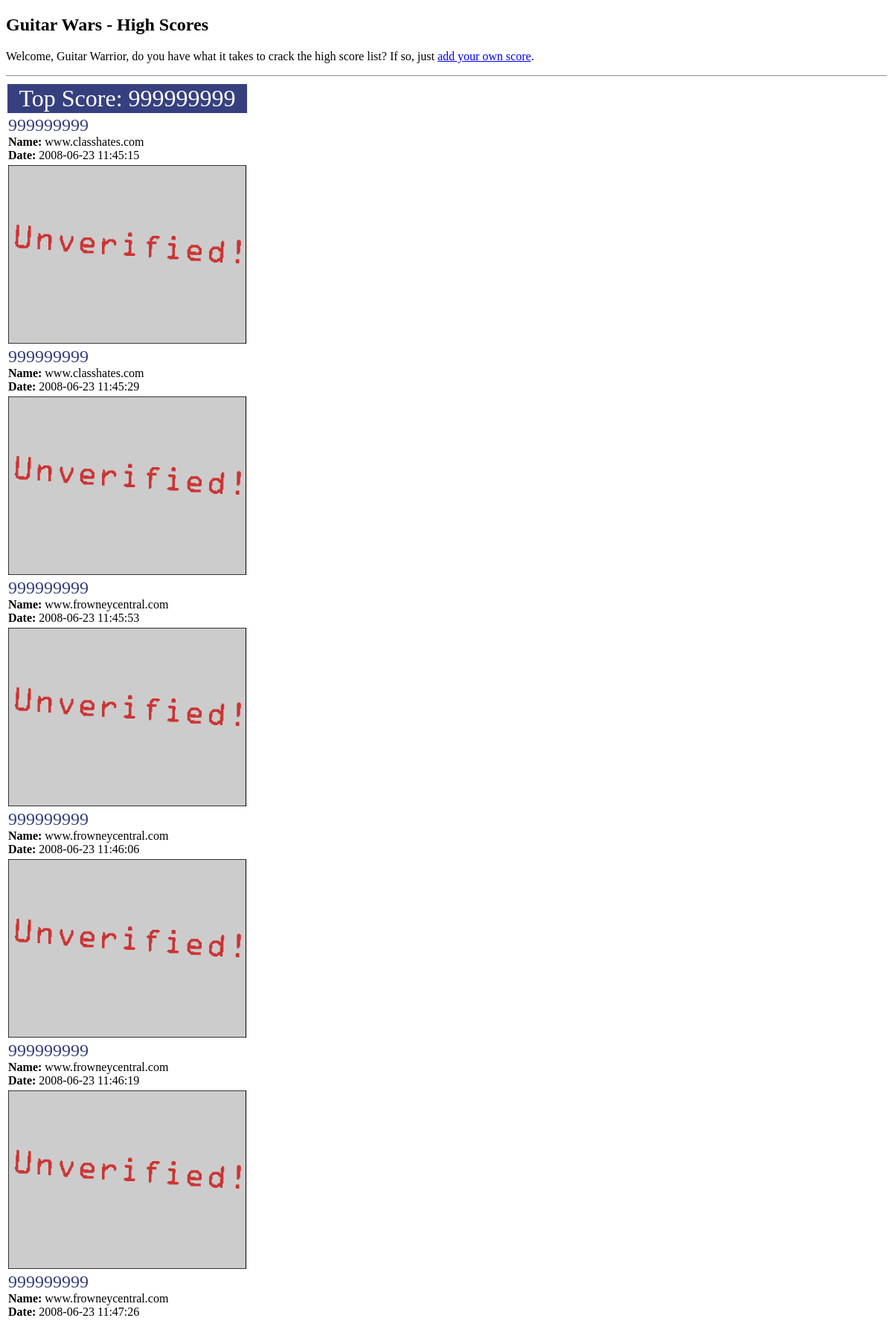
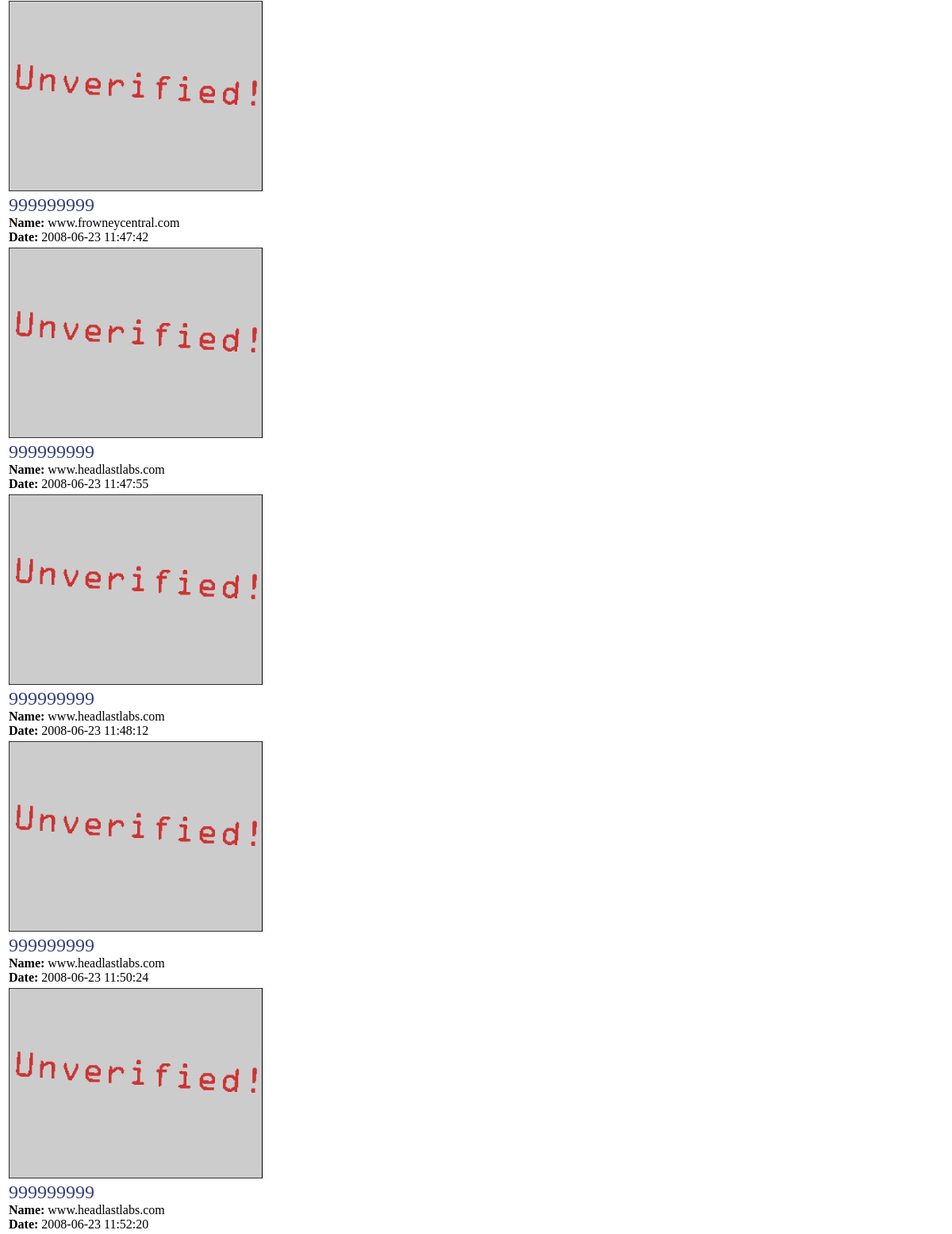
The page /week05/ch05/guitarwars/index.php (upper part) on the database its author committed (2 pictures, top to bottom).
### tables this page shows
CREATE TABLE `guitarwars` (
  `id` INT AUTO_INCREMENT,
  `date` TIMESTAMP DEFAULT CURRENT_TIMESTAMP,
  `name` VARCHAR(32),
  `score` INT,
  `screenshot` VARCHAR(64),
  `approved` TINYINT(1) DEFAULT 0,
  PRIMARY KEY (`id`),
  KEY `name` (`name`)
);

### week05/ch05/guitarwars/index.php (the view, shortened to what this page needs)
<!DOCTYPE html PUBLIC "-//W3C//DTD XHTML 1.0 Transitional//EN"
  "http://www.w3.org/TR/xhtml1/DTD/xhtml1-transitional.dtd">
<html xmlns="http://www.w3.org/1999/xhtml" xml:lang="en" lang="en">
<head>
  <link rel="stylesheet" type="text/css" href="style.css" />
</head>
<body>
  <h2>Guitar Wars - High Scores</h2>
  <p>Welcome, Guitar Warrior, do you have what it takes to crack the high score list? If so, just <a href="addscore.php">add your own score</a>.</p>
  <hr />
<?php
    $dbc = mysqli_connect(DB_HOST, DB_USER, DB_PASSWORD, DB_NAME);
    $query = "SELECT * FROM guitarwars ORDER BY score DESC, date ASC";
    $data = mysqli_query($dbc, $query);
    echo '<table>';
    $i = 0;
    while ($row = mysqli_fetch_array($data)) {
        if ($i == 0) {
            echo '<tr><td colspan ="2" class="topscoreheader">Top Score: ' .
                $row['score'] . '</td></tr>';
        }
        echo '<tr><td class="scoreinfo">';
        echo '<span class="score">' . $row['score'] . '</span><br />';
        echo '<strong>Name:</strong> ' . $row['name'] . '<br />';
        echo '<strong>Date:</strong> ' . $row['date'] . '</td></tr>';
        if (is_file(GW_UPLOADPATH . $row['screenshot']) && filesize(GW_UPLOADPATH . $row['screenshot']) > 0) {
            echo '<td><img src="' . GW_UPLOADPATH . $row['screenshot'] . '" alt="Score image" /></td></tr>';
        } else {
            echo '<td><img src="' . GW_UPLOADPATH . 'unverified.gif" alt="Unverified score" /></td></tr>';
        }
        $i++;
    }
    echo '</table>';
?>
</body>
</html>

### week05/ch05/guitarwars/style.css (style rules this page uses)
.topscoreheader { text-align: center; font-size: 200%; background-color: #36407F; color: #FFFFFF; }
.score { font-size:150%; color: #36407F; }
.scoreinfo { vertical-align: top; padding-right:15px; }

### rows shown on the page
guitarwars: score "999999999", name "www.classhates.com", date "2008-06-23 11:45:15"
guitarwars: score "999999999", name "www.classhates.com", date "2008-06-23 11:45:29"
guitarwars: score "999999999", name "www.frowneycentral.com", date "2008-06-23 11:45:53"
guitarwars: score "999999999", name "www.frowneycentral.com", date "2008-06-23 11:46:06"
guitarwars: score "999999999", name "www.frowneycentral.com", date "2008-06-23 11:46:19"
guitarwars: score "999999999", name "www.frowneycentral.com", date "2008-06-23 11:47:26"
guitarwars: score "999999999", name "www.frowneycentral.com", date "2008-06-23 11:47:42"
guitarwars: score "999999999", name "www.headlastlabs.com", date "2008-06-23 11:47:55"
guitarwars: score "999999999", name "www.headlastlabs.com", date "2008-06-23 11:48:12"
guitarwars: score "999999999", name "www.headlastlabs.com", date "2008-06-23 11:50:24"
guitarwars: score "999999999", name "www.headlastlabs.com", date "2008-06-23 11:52:20"
